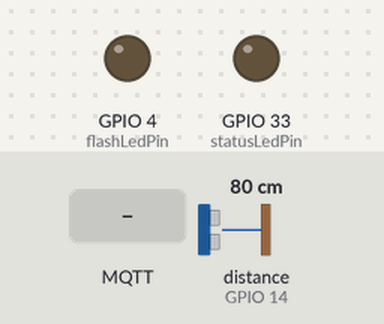
The sketch below on a simulated ESP32. Shown: output pins drawn as LEDs (lit = HIGH). Inputs (shaded band) come from the test bench; at power-on: distance to the obstacle (sensor on GPIO 14) 80 cm. The echo pulse lasts 58.3 µs per cm; WiFi joins after 1.5 s; servers stay silent unless stated; no MQTT or app messages arrive unless stated; what the sketch prints to the serial monitor is not drawn.

Above: at 5.2 s.
5.3 s: MQTT message "true" arrives on the first subscribed topic
At 6.5 s:
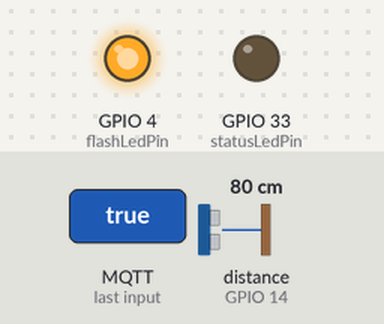
6.8 s: MQTT message "false" arrives on the first subscribed topic
At 7.8 s:
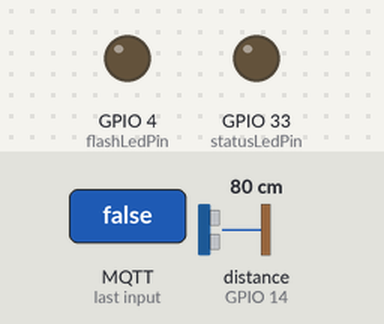
Timing chart, 0 to 9.8 s (numbered marks = the images above; inputs shaded):
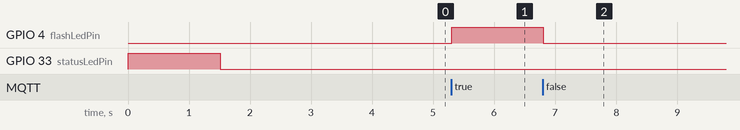

Measured:
- after the input at 5.3 s, GPIO 4 (flashLedPin): LOW → HIGH at once
- after the input at 6.8 s, GPIO 4 (flashLedPin): HIGH → LOW at once

The sketch:

UltrasonicSensor-ESP32CAM-MQTT.ino
```cpp
/*
 * Lectura del sensor ultrasonic HC-SRC4 con el ESP32CAM Y MQTT
 * por: Hugo Escalpelo
 * Fecha: 01 de octubre de 2021
 *
 * Este programa lee el sensor ultrsonico con la biblioteca Ultrasonic de Erik Simoes
 * en su version 3.0.0 se mesclan en el programa SP32CAM-MQTT.basic del repositorio de
 * còdigo IoT
 * Este programa envía datos  por Internet a través del protocolo MQTT. Para poder
 * comprobar el funcionamiento de este programa, es necesario conectarse a un broker
 * y usar NodeRed para visualzar que la información se está recibiendo correctamente.
 *
 * Componente     PinESP32CAM     Estados lógicos
 * ledStatus------GPIO 33---------On=>LOW, Off=>HIGH
 * ledFlash-------GPIO 4----------On=>HIGH, Off=>LOW
 * HC-SR04-VCC ---VCC-FTDI-------
 * HC-SR04-GND----GND-FTDI
 * HC-SR04-TRIG---1GIOP15
 * HC-SR04-ECHO---GPIO14
 */

//Bibliotecas
#include <WiFi.h>  // Biblioteca para el control de WiFi
#include <PubSubClient.h> //Biblioteca para conexion MQTT
#include <Ultrasonic.h> // Biblioteca para conectarse al sensor

//Datos de WiFi
const char* ssid = "ARRIS-D76F12";  // Pon aquí el nombre de la red a la que deseas conectarte
const char* password = "2C9669AED67F";  // Escribe la contraseña de dicha red

//Datos del broker MQTT
const char* mqtt_server = "192.168.0.28"; // Si estas en una red local, coloca la IP asignada, en caso contrario, coloca la IP publica,192.168.0.9  192.168.56.1
IPAddress server(192,168,0,28);  //192.168.0.28 local ip
// IPaddress 18.194.65.151,  broker.hivemq > nslookup broker.hivemq.com

// Variables
int flashLedPin = 4;  // Para indicar el estatus de conexión
int statusLedPin = 33; // Para ser controlado por MQTT
long timeNow, timeLast; // Variables de control de tiempo no bloqueante
int distancia = 0; // Contador
int wait = 5000;  // Indica la espera cada 5 segundos para envío de mensajes MQTT
int pinTrigger = 15; // pin del trigger
int pinEcho = 14;   // pin del echo

//
// Objetos
WiFiClient espClient; // Este objeto maneja los datos de conexion WiFi
PubSubClient client(espClient); // Este objeto maneja los datos de conexion al broker
Ultrasonic ultrasonic(pinTrigger,pinEcho); // Objeto que maneja sensor

// Inicialización del programa
void setup() {
  // Iniciar comunicación serial
  Serial.begin (115200);
  pinMode (flashLedPin, OUTPUT);
  pinMode (statusLedPin, OUTPUT);
  digitalWrite (flashLedPin, LOW);
  digitalWrite (statusLedPin, HIGH);

  Serial.println();
  Serial.println();
  Serial.print("Conectar a ");
  Serial.println(ssid);

  WiFi.begin(ssid, password); // Esta es la función que realiz la conexión a WiFi

  while (WiFi.status() != WL_CONNECTED) { // Este bucle espera a que se realice la conexión
    digitalWrite (statusLedPin, HIGH);
    delay(500); //dado que es de suma importancia esperar a la conexión, debe usarse espera bloqueante
    digitalWrite (statusLedPin, LOW);
    Serial.print(".");  // Indicador de progreso
    delay (5);
  }

  // Cuando se haya logrado la conexión, el programa avanzará, por lo tanto, puede informarse lo siguiente
  Serial.println();
  Serial.println("WiFi conectado");
  Serial.println("Direccion IP: ");
  Serial.println(WiFi.localIP());

  // Si se logro la conexión, encender led
  if (WiFi.status () > 0){
  digitalWrite (statusLedPin, LOW);
  }

  delay (1000); // Esta espera es solo una formalidad antes de iniciar la comunicación con el broker

  // Conexión con el broker MQTT
  client.setServer(server, 1883); // Conectarse a la IP del broker en el puerto indicado
  client.setCallback(callback); // Activar función de CallBack, permite recibir mensajes MQTT y ejecutar funciones a partir de ellos
  delay(1500);  // Esta espera es preventiva, espera a la conexión para no perder información

  timeLast = millis (); // Inicia el control de tiempo
}// fin del void setup ()

//************************************************************
// Cuerpo del programa, bucle principal
void loop() {
  //Verificar siempre que haya conexión al broker
  if (!client.connected()) {
    reconnect();  // En caso de que no haya conexión, ejecutar la función de reconexión, definida despues del void setup ()
  }// fin del if (!client.connected())
  client.loop(); // Esta función es muy importante, ejecuta de manera no bloqueante las funciones necesarias para la comunicación con el broker

  timeNow = millis(); // Control de tiempo para esperas no bloqueantes
  if (timeNow - timeLast > wait) { // Manda un mensaje por MQTT cada cinco segundos
    timeLast = timeNow; // Actualización de seguimiento de tiempo

//******************************************************************
//Lectura del sensor ultrasonic
    distancia = ultrasonic.read(); // lectura del sensor para ser enviado por MQTT

    char dataString[8]; // Define una arreglo de caracteres para enviarlos por MQTT, especifica la longitud del mensaje en 8 caracteres
    dtostrf(distancia, 1, 2, dataString);  // Esta es una función nativa de leguaje AVR que convierte un arreglo de caracteres en una variable String
    Serial.print("D: "); // Se imprime en monitor solo para poder visualizar que el evento sucede
    Serial.println(dataString);
    client.publish("codigoiot/dis/rmt", dataString); // Esta es la función que envía los datos por MQTT, especifica el tema y el valor
  }// fin del if (timeNow - timeLast > wait)
}// fin del void loop ()

// Funciones de usuario

// Esta función permite tomar acciones en caso de que se reciba un mensaje correspondiente a un tema al cual se hará una suscripción
void callback(char* topic, byte* message, unsigned int length) {

  // Indicar por serial que llegó un mensaje
  Serial.print("Llegó un mensaje en el tema: ");
  Serial.print(topic);

  // Concatenar los mensajes recibidos para conformarlos como una varialbe String
  String messageTemp; // Se declara la variable en la cual se generará el mensaje completo
  for (int i = 0; i < length; i++) {  // Se imprime y concatena el mensaje
    Serial.print((char)message[i]);
    messageTemp += (char)message[i];
  }

  // Se comprueba que el mensaje se haya concatenado correctamente
  Serial.println();
  Serial.print ("Mensaje concatenado en una sola variable: ");
  Serial.println (messageTemp);

  // En esta parte puedes agregar las funciones que requieras para actuar segun lo necesites al recibir un mensaje MQTT

  // Ejemplo, en caso de recibir el mensaje true - false, se cambiará el estado del led soldado en la placa.
  // El ESP323CAM está suscrito al tema esp/output
  if (String(topic) == "codigoiot/respuesta/raulmt") {  // En caso de recibirse mensaje en el tema codigoiot/respuesta/raulmt
    if(messageTemp == "true"){
      Serial.println("Led encendido");
      digitalWrite(flashLedPin, HIGH);
    }// fin del if (String(topic) == "codigoiot/respuesta/raulmt")
    else if(messageTemp == "false"){
      Serial.println("Led apagado");
      digitalWrite(flashLedPin, LOW);
    }// fin del else if(messageTemp == "false")
  }// fin del if (String(topic) == "codigoiot/respuesta/raulmt")
}// fin del void callback

// Función para reconectarse
void reconnect() {
  // Bucle hasta lograr conexión
  while (!client.connected()) { // Pregunta si hay conexión
    Serial.print("-"); //minimo de caracteres por timpo de transmisión
    // Intentar reconexión
    if (client.connect("ESP32CAMClient")) { //Pregunta por el resultado del intento de conexión
      Serial.print("+"); //reducciòn a un caracter para optimizar tiempos
      client.subscribe("codigoiot/respuesta/raulmt"); // Esta función realiza la suscripción al tema
    }// fin del  if (client.connect("ESP32CAMClient"))
    else {  //en caso de que la conexión no se logre
      Serial.print("Err="); //limitar caracteres para optimizar tiempo
      Serial.print(client.state()); // Muestra el codigo de error
      Serial.println("__");
      // Espera de medio segundos bloqueante
      delay(500); //optimizar tiempo en reconeción
      Serial.println (client.connected ()); // Muestra estatus de conexión
    }// fin del else
  }// fin del bucle while (!client.connected())
}// fin de void reconnect(
```
